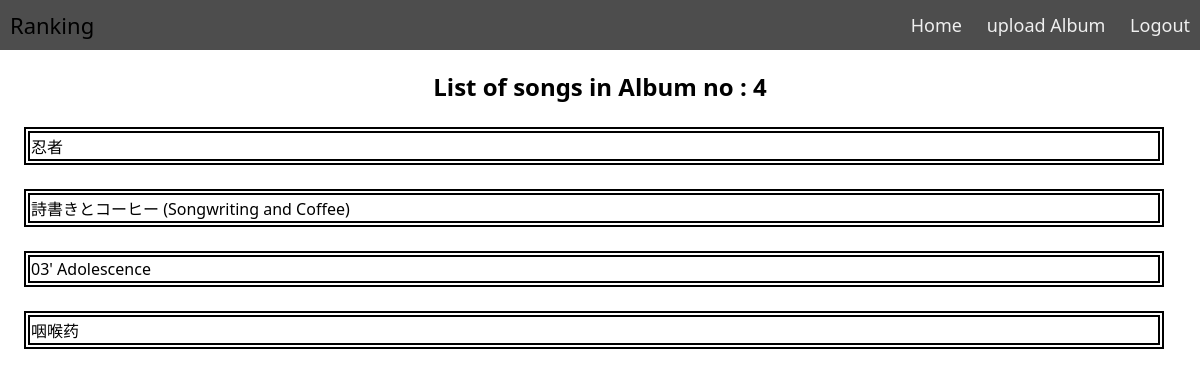
/list.php?id=4 (signed in), run on the app's committed database.
### tables this page shows
CREATE TABLE `songs` (
  `id` int(100) UNSIGNED NOT NULL,
  `list_number` int(100) UNSIGNED NOT NULL,
  `song` varchar(100) NOT NULL,
  `song_in_album` int(100) UNSIGNED DEFAULT NULL
);

### list.php (the view, shortened to what this page needs)
<?php
include("db.php");
$id = $_GET['id'];
$query = "select * from songs where song_in_album = '$id'";
$record = mysqli_query($con, $query);
?>
<!DOCTYPE html>
<html>
<head>
    <link rel="stylesheet" href="style1.css" />
</head>
<body>
<div class="nav">
  <div class="nav-header">
        <div class="nav-title">
        <a href="index.php">
        Ranking
        </a>
        </div>
  </div>
  <div class="nav-links">
    <a href="index.php" >Home</a>
    <a href="upload.php" >upload Album</a>
    <?php if(!isset($_SESSION["username"])){ ?>
    <a href="login.php" >login</a>
    <a href="registration.php" >Signup</a>
    <?php }else{ ?>
    <a href="logout.php" >Logout</a>
    <?php } ?>
  </div>
</div>
<h2 style="text-align:center;">List of songs in Album no : <?php echo $id ?></h2>
<?php foreach($record as $res){?>
    <table style="width: 95%;border:2px solid black;margin:2%;">
      <tbody >
        <tr style="height: 23px;">
        <a href="lyrics.php?sid=<?php echo $res['id'] ?>">
          <td style="width: 23%; height: 23px; border:2px solid black;" colspan="3">
          <a href="lyrics.php?sid=<?php echo $res['id'] ?>">
          <?php echo $res['song'] ?>
        </a>
        </td>
        </tr>
      </tbody>
    </table>
    <?php } ?>
</body>
</html>

### style1.css (style rules this page uses)
* { box-sizing: border-box; }
a:link { text-decoration: none; color: black; }
body { margin: 0px; font-family: 'segoe ui'; }
.nav { height: 50px; width: 100%; background-color: #4d4d4d; position: relative; }
.nav > .nav-header { display: inline; }
.nav > .nav-header > .nav-title { display: inline-block; font-size: 22px; color: #fff; padding: 10px 10px 10px 10px; }
.nav > .nav-links { display: inline; float: right; font-size: 18px; }
.nav > .nav-links > a { display: inline-block; padding: 13px 10px 13px 10px; text-decoration: none; color: #efefef; }

### data on the page
songs: song "忍者"
songs: song "詩書きとコーヒー (Songwriting and Coffee)"
songs: song "03' Adolescence"
songs: song "咽喉药"

### other printed values
$id "4"
